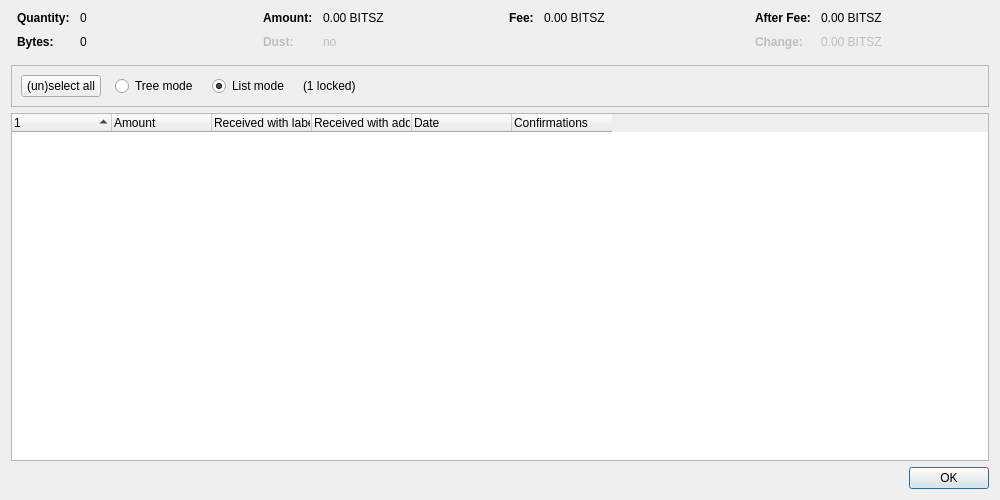
<?xml version="1.0" encoding="UTF-8"?>
<ui version="4.0">
 <class>CoinControlDialog</class>
 <widget class="QDialog" name="CoinControlDialog">
  <property name="geometry">
   <rect>
    <x>0</x>
    <y>0</y>
    <width>1000</width>
    <height>500</height>
   </rect>
  </property>
  <property name="windowTitle">
   <string>Coin Selection</string>
  </property>
  <layout class="QVBoxLayout" name="verticalLayout">
   <item>
    <layout class="QHBoxLayout" name="horizontalLayoutTop" stretch="0,0,0,0">
     <property name="topMargin">
      <number>0</number>
     </property>
     <property name="bottomMargin">
      <number>10</number>
     </property>
     <item>
      <layout class="QFormLayout" name="formLayoutCoinControl1">
       <property name="horizontalSpacing">
        <number>10</number>
       </property>
       <property name="verticalSpacing">
        <number>10</number>
       </property>
       <property name="leftMargin">
        <number>6</number>
       </property>
       <property name="rightMargin">
        <number>6</number>
       </property>
       <item row="0" column="0">
        <widget class="QLabel" name="labelCoinControlQuantityText">
         <property name="font">
          <font>
           <weight>75</weight>
           <bold>true</bold>
          </font>
         </property>
         <property name="text">
          <string>Quantity:</string>
         </property>
        </widget>
       </item>
       <item row="0" column="1">
        <widget class="QLabel" name="labelCoinControlQuantity">
         <property name="cursor">
          <cursorShape>IBeamCursor</cursorShape>
         </property>
         <property name="contextMenuPolicy">
          <enum>Qt::ActionsContextMenu</enum>
         </property>
         <property name="text">
          <string notr="true">0</string>
         </property>
         <property name="textInteractionFlags">
          <set>Qt::LinksAccessibleByMouse|Qt::TextSelectableByKeyboard|Qt::TextSelectableByMouse</set>
         </property>
        </widget>
       </item>
       <item row="1" column="0">
        <widget class="QLabel" name="labelCoinControlBytesText">
         <property name="font">
          <font>
           <weight>75</weight>
           <bold>true</bold>
          </font>
         </property>
         <property name="text">
          <string>Bytes:</string>
         </property>
        </widget>
       </item>
       <item row="1" column="1">
        <widget class="QLabel" name="labelCoinControlBytes">
         <property name="cursor">
          <cursorShape>IBeamCursor</cursorShape>
         </property>
         <property name="contextMenuPolicy">
          <enum>Qt::ActionsContextMenu</enum>
         </property>
         <property name="text">
          <string notr="true">0</string>
         </property>
         <property name="textInteractionFlags">
          <set>Qt::LinksAccessibleByMouse|Qt::TextSelectableByKeyboard|Qt::TextSelectableByMouse</set>
         </property>
        </widget>
       </item>
      </layout>
     </item>
     <item>
      <layout class="QFormLayout" name="formLayoutCoinControl2">
       <property name="horizontalSpacing">
        <number>10</number>
       </property>
       <property name="verticalSpacing">
        <number>10</number>
       </property>
       <property name="leftMargin">
        <number>6</number>
       </property>
       <property name="rightMargin">
        <number>6</number>
       </property>
       <item row="0" column="0">
        <widget class="QLabel" name="labelCoinControlAmountText">
         <property name="font">
          <font>
           <weight>75</weight>
           <bold>true</bold>
          </font>
         </property>
         <property name="text">
          <string>Amount:</string>
         </property>
        </widget>
       </item>
       <item row="0" column="1">
        <widget class="QLabel" name="labelCoinControlAmount">
         <property name="cursor">
          <cursorShape>IBeamCursor</cursorShape>
         </property>
         <property name="contextMenuPolicy">
          <enum>Qt::ActionsContextMenu</enum>
         </property>
         <property name="text">
          <string notr="true">0.00 BITSZ</string>
         </property>
         <property name="textInteractionFlags">
          <set>Qt::LinksAccessibleByMouse|Qt::TextSelectableByKeyboard|Qt::TextSelectableByMouse</set>
         </property>
        </widget>
       </item>
       <item row="1" column="0">
        <widget class="QLabel" name="labelCoinControlLowOutputText">
         <property name="enabled">
          <bool>false</bool>
         </property>
         <property name="font">
          <font>
           <weight>75</weight>
           <bold>true</bold>
          </font>
         </property>
         <property name="text">
          <string>Dust:</string>
         </property>
        </widget>
       </item>
       <item row="1" column="1">
        <widget class="QLabel" name="labelCoinControlLowOutput">
         <property name="enabled">
          <bool>false</bool>
         </property>
         <property name="cursor">
          <cursorShape>IBeamCursor</cursorShape>
         </property>
         <property name="contextMenuPolicy">
          <enum>Qt::ActionsContextMenu</enum>
         </property>
         <property name="text">
          <string notr="true">no</string>
         </property>
         <property name="textInteractionFlags">
          <set>Qt::LinksAccessibleByMouse|Qt::TextSelectableByKeyboard|Qt::TextSelectableByMouse</set>
         </property>
        </widget>
       </item>
      </layout>
     </item>
     <item>
      <layout class="QFormLayout" name="formLayoutCoinControl3">
       <property name="horizontalSpacing">
        <number>10</number>
       </property>
       <property name="verticalSpacing">
        <number>10</number>
       </property>
       <property name="leftMargin">
        <number>6</number>
       </property>
       <property name="rightMargin">
        <number>6</number>
       </property>
       <item row="0" column="0">
        <widget class="QLabel" name="labelCoinControlFeeText">
         <property name="font">
          <font>
           <weight>75</weight>
           <bold>true</bold>
          </font>
         </property>
         <property name="text">
          <string>Fee:</string>
         </property>
        </widget>
       </item>
       <item row="0" column="1">
        <widget class="QLabel" name="labelCoinControlFee">
         <property name="cursor">
          <cursorShape>IBeamCursor</cursorShape>
         </property>
         <property name="contextMenuPolicy">
          <enum>Qt::ActionsContextMenu</enum>
         </property>
         <property name="text">
          <string notr="true">0.00 BITSZ</string>
         </property>
         <property name="textInteractionFlags">
          <set>Qt::LinksAccessibleByMouse|Qt::TextSelectableByKeyboard|Qt::TextSelectableByMouse</set>
         </property>
        </widget>
       </item>
      </layout>
     </item>
     <item>
      <layout class="QFormLayout" name="formLayoutCoinControl4">
       <property name="horizontalSpacing">
        <number>10</number>
       </property>
       <property name="verticalSpacing">
        <number>10</number>
       </property>
       <property name="leftMargin">
        <number>6</number>
       </property>
       <property name="rightMargin">
        <number>6</number>
       </property>
       <item row="0" column="0">
        <widget class="QLabel" name="labelCoinControlAfterFeeText">
         <property name="font">
          <font>
           <weight>75</weight>
           <bold>true</bold>
          </font>
         </property>
         <property name="text">
          <string>After Fee:</string>
         </property>
        </widget>
       </item>
       <item row="0" column="1">
        <widget class="QLabel" name="labelCoinControlAfterFee">
         <property name="cursor">
          <cursorShape>IBeamCursor</cursorShape>
         </property>
         <property name="contextMenuPolicy">
          <enum>Qt::ActionsContextMenu</enum>
         </property>
         <property name="text">
          <string notr="true">0.00 BITSZ</string>
         </property>
         <property name="textInteractionFlags">
          <set>Qt::LinksAccessibleByMouse|Qt::TextSelectableByKeyboard|Qt::TextSelectableByMouse</set>
         </property>
        </widget>
       </item>
       <item row="1" column="0">
        <widget class="QLabel" name="labelCoinControlChangeText">
         <property name="enabled">
          <bool>false</bool>
         </property>
         <property name="font">
          <font>
           <weight>75</weight>
           <bold>true</bold>
          </font>
         </property>
         <property name="text">
          <string>Change:</string>
         </property>
        </widget>
       </item>
       <item row="1" column="1">
        <widget class="QLabel" name="labelCoinControlChange">
         <property name="enabled">
          <bool>false</bool>
         </property>
         <property name="cursor">
          <cursorShape>IBeamCursor</cursorShape>
         </property>
         <property name="contextMenuPolicy">
          <enum>Qt::ActionsContextMenu</enum>
         </property>
         <property name="text">
          <string notr="true">0.00 BITSZ</string>
         </property>
         <property name="textInteractionFlags">
          <set>Qt::LinksAccessibleByMouse|Qt::TextSelectableByKeyboard|Qt::TextSelectableByMouse</set>
         </property>
        </widget>
       </item>
      </layout>
     </item>
    </layout>
   </item>
   <item>
    <widget class="QFrame" name="frame">
     <property name="minimumSize">
      <size>
       <width>0</width>
       <height>40</height>
      </size>
     </property>
     <property name="frameShape">
      <enum>QFrame::StyledPanel</enum>
     </property>
     <property name="frameShadow">
      <enum>QFrame::Sunken</enum>
     </property>
     <layout class="QHBoxLayout" name="horizontalLayout">
      <item>
       <layout class="QHBoxLayout" name="horizontalLayoutPanel" stretch="0,0,0,0,0">
        <property name="spacing">
         <number>14</number>
        </property>
        <item>
         <widget class="QPushButton" name="pushButtonSelectAll">
          <property name="sizePolicy">
           <sizepolicy hsizetype="Maximum" vsizetype="Fixed">
            <horstretch>0</horstretch>
            <verstretch>0</verstretch>
           </sizepolicy>
          </property>
          <property name="text">
           <string>(un)select all</string>
          </property>
          <property name="autoDefault">
           <bool>false</bool>
          </property>
         </widget>
        </item>
        <item>
         <widget class="QRadioButton" name="radioTreeMode">
          <property name="sizePolicy">
           <sizepolicy hsizetype="Maximum" vsizetype="Fixed">
            <horstretch>0</horstretch>
            <verstretch>0</verstretch>
           </sizepolicy>
          </property>
          <property name="text">
           <string>Tree mode</string>
          </property>
         </widget>
        </item>
        <item>
         <widget class="QRadioButton" name="radioListMode">
          <property name="sizePolicy">
           <sizepolicy hsizetype="Maximum" vsizetype="Fixed">
            <horstretch>0</horstretch>
            <verstretch>0</verstretch>
           </sizepolicy>
          </property>
          <property name="text">
           <string>List mode</string>
          </property>
          <property name="checked">
           <bool>true</bool>
          </property>
         </widget>
        </item>
        <item>
         <widget class="QLabel" name="labelLocked">
          <property name="text">
           <string notr="true">(1 locked)</string>
          </property>
         </widget>
        </item>
        <item>
         <spacer name="horizontalSpacer">
          <property name="orientation">
           <enum>Qt::Horizontal</enum>
          </property>
          <property name="sizeHint" stdset="0">
           <size>
            <width>40</width>
            <height>20</height>
           </size>
          </property>
         </spacer>
        </item>
       </layout>
      </item>
     </layout>
    </widget>
   </item>
   <item>
    <widget class="CoinControlTreeWidget" name="treeWidget">
     <property name="contextMenuPolicy">
      <enum>Qt::CustomContextMenu</enum>
     </property>
     <property name="sortingEnabled">
      <bool>false</bool>
     </property>
     <property name="columnCount">
      <number>6</number>
     </property>
     <attribute name="headerShowSortIndicator" stdset="0">
      <bool>true</bool>
     </attribute>
     <attribute name="headerStretchLastSection">
      <bool>false</bool>
     </attribute>
     <column>
      <property name="text">
       <string/>
      </property>
     </column>
     <column>
      <property name="text">
       <string>Amount</string>
      </property>
     </column>
     <column>
      <property name="text">
       <string>Received with label</string>
      </property>
     </column>
     <column>
      <property name="text">
       <string>Received with address</string>
      </property>
     </column>
     <column>
      <property name="text">
       <string>Date</string>
      </property>
     </column>
     <column>
      <property name="text">
       <string>Confirmations</string>
      </property>
      <property name="toolTip">
       <string>Confirmed</string>
      </property>
     </column>
     <column>
      <property name="text">
       <string/>
      </property>
     </column>
     <column>
      <property name="text">
       <string/>
      </property>
     </column>
     <column>
      <property name="text">
       <string/>
      </property>
     </column>
     <column>
      <property name="text">
       <string/>
      </property>
     </column>
    </widget>
   </item>
   <item>
    <widget class="QDialogButtonBox" name="buttonBox">
     <property name="orientation">
      <enum>Qt::Horizontal</enum>
     </property>
     <property name="standardButtons">
      <set>QDialogButtonBox::Ok</set>
     </property>
    </widget>
   </item>
  </layout>
 </widget>
 <customwidgets>
  <customwidget>
   <class>CoinControlTreeWidget</class>
   <extends>QTreeWidget</extends>
   <header>qt/coincontroltreewidget.h</header>
  </customwidget>
 </customwidgets>
 <resources/>
 <connections/>
</ui>
